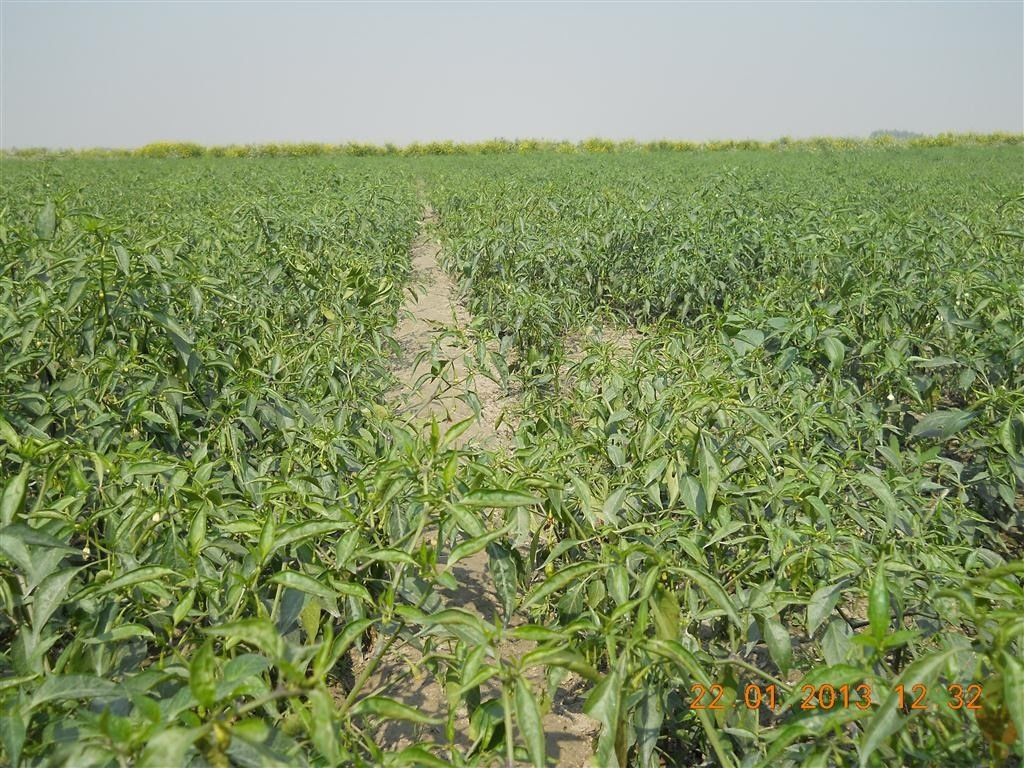
#> input picture artifacts/dataset_build/kaggle_fixed_v1/train/train_0000_881b316e6d76.jpg, 1024 x 768 px
$ python -i detect_duplicates.py   (imports and definitions only)
#> lines starting #> are read from the running program, lines starting #| are printed output that depends on the picture
from __future__ import annotations

from dataclasses import replace
from itertools import combinations
from pathlib import Path
from typing import Any

from PIL import Image

from ml_pipeline.src.dataset.models import ImageRecord


def difference_hash(path: Path, hash_size: int = 8) -> str:
    """Return a two-axis difference hash without external numeric dependencies."""
#> called with hash_size = 8
    with Image.open(path) as image:
#> image is the input picture: PIL image 1024x768 RGB; mean R, G, B 131.6, 146.6, 100.8
        grayscale = image.convert("L")
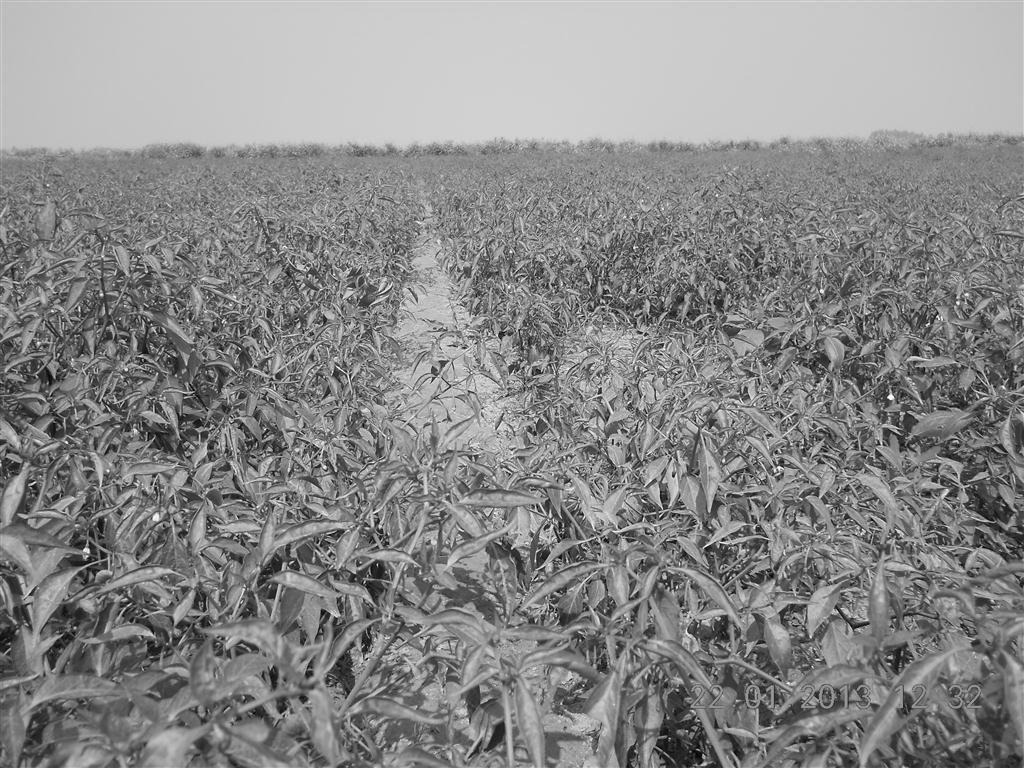
#> grayscale: PIL image 1024x768 L; min 1, max 253, mean 136.9
        horizontal = grayscale.resize(
            (hash_size + 1, hash_size),
            Image.Resampling.LANCZOS,
        )
        vertical = grayscale.resize(
            (hash_size, hash_size + 1),
            Image.Resampling.LANCZOS,
        )

#> (the run stopped early here; a loop or call above may not have finished)

$ run again, on artifacts/dataset_build/kaggle_fixed_v1/train/train_0003_0d49c93cd206.jpg
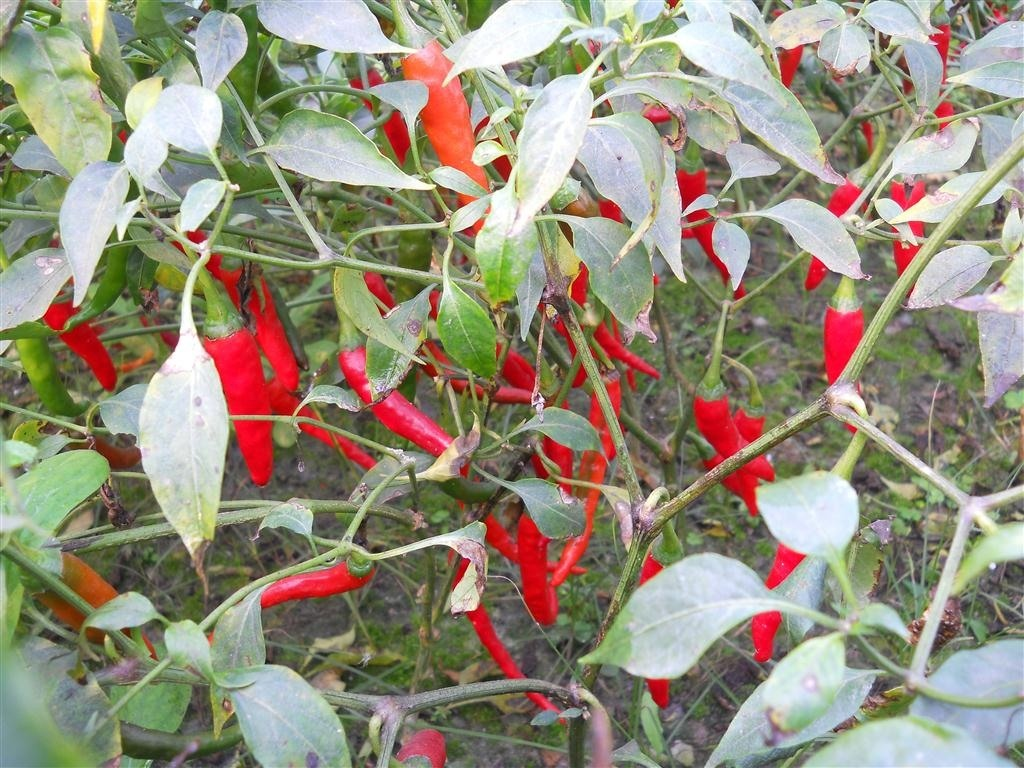
#> input picture artifacts/dataset_build/kaggle_fixed_v1/train/train_0003_0d49c93cd206.jpg, 1024 x 768 px
#> in difference_hash, image is the input picture: PIL image 1024x768 RGB; mean R, G, B 149, 142.5, 123.4
#> in difference_hash, `grayscale = image.convert("L")`:
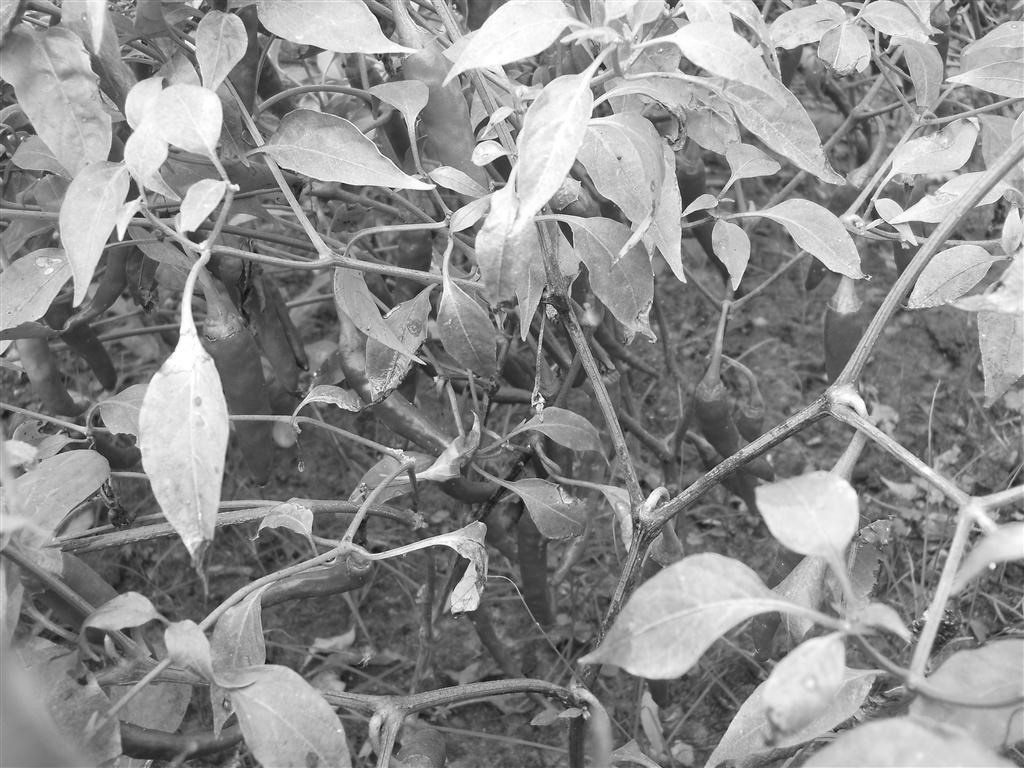
#> grayscale: PIL image 1024x768 L; min 7, max 255, mean 142.3

$ run again, on artifacts/dataset_build/kaggle_fixed_v1/train/train_0015_3f8e046922a3.jpg
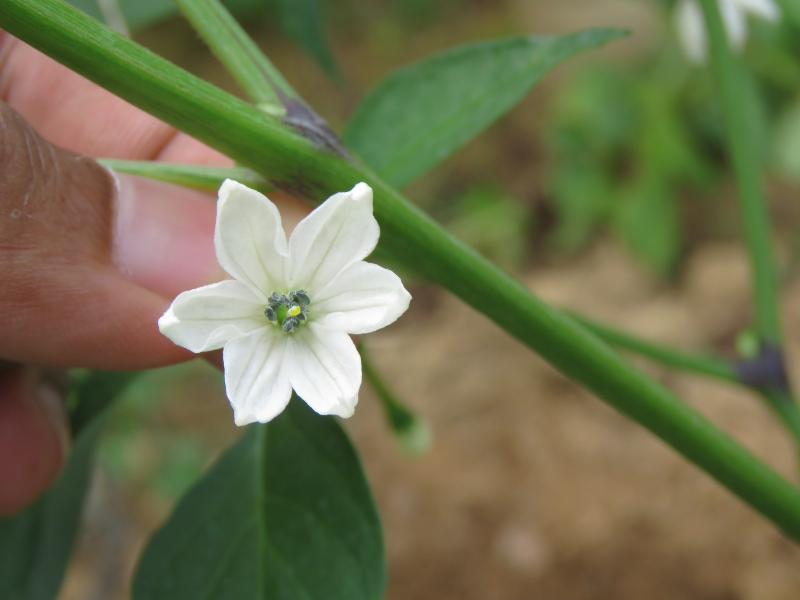
#> input picture artifacts/dataset_build/kaggle_fixed_v1/train/train_0015_3f8e046922a3.jpg, 1600 x 1200 px (shown at 1/2 size)
#> in difference_hash, image is the input picture: PIL image 1600x1200 RGB; mean R, G, B 110.4, 112.2, 77.4
#> in difference_hash, `grayscale = image.convert("L")`:
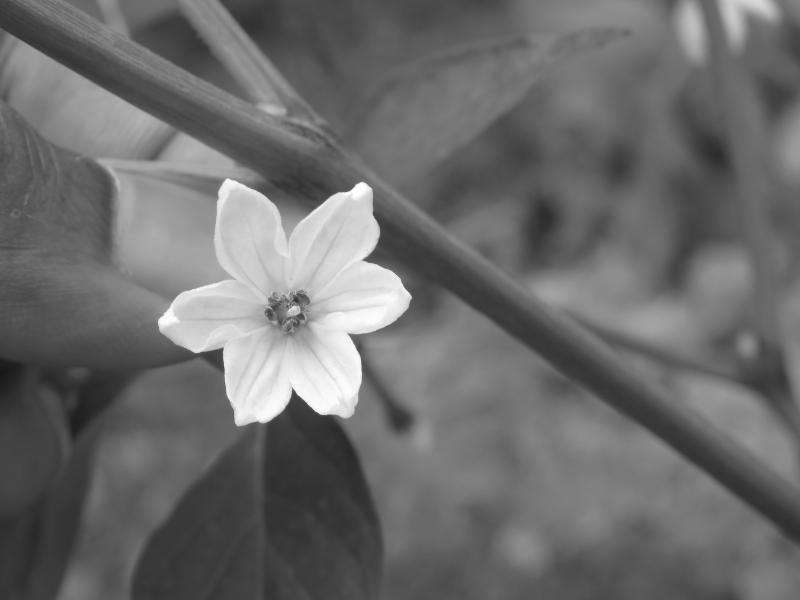
#> grayscale: PIL image 1600x1200 L (shown at 1/2 size); min 23, max 255, mean 107.7

$ run again, on artifacts/dataset_build/kaggle_fixed_v1/train/train_0017_8ed99364e136.jpg
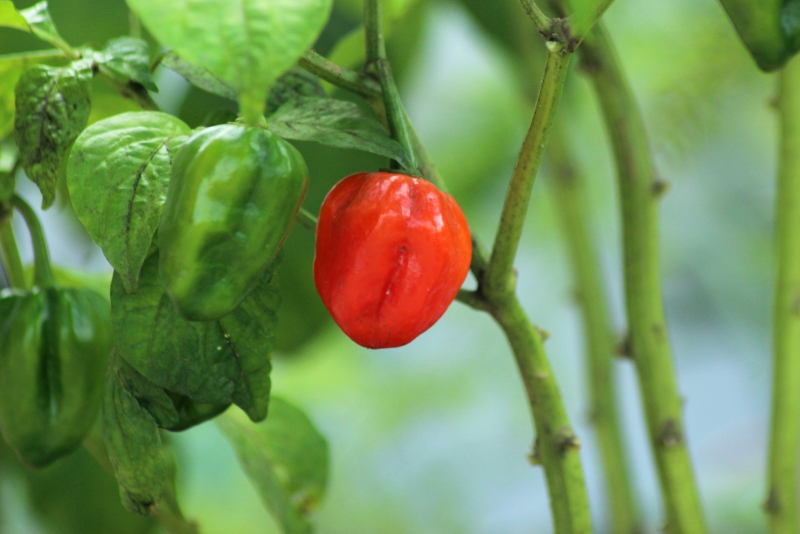
#> input picture artifacts/dataset_build/kaggle_fixed_v1/train/train_0017_8ed99364e136.jpg, 1600 x 1067 px (shown at 1/2 size)
#> in difference_hash, image is the input picture: PIL image 1600x1067 RGB; mean R, G, B 114.1, 144.4, 85.3
#> in difference_hash, `grayscale = image.convert("L")`:
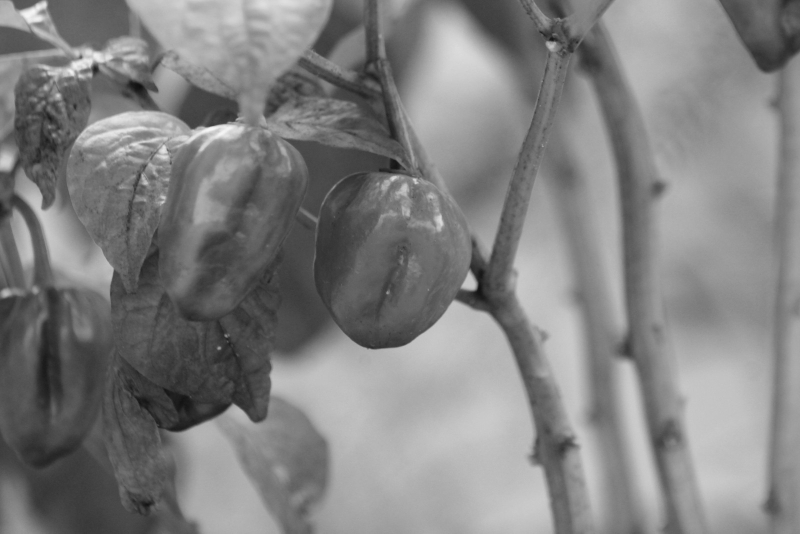
#> grayscale: PIL image 1600x1067 L (shown at 1/2 size); min 14, max 248, mean 128.5
